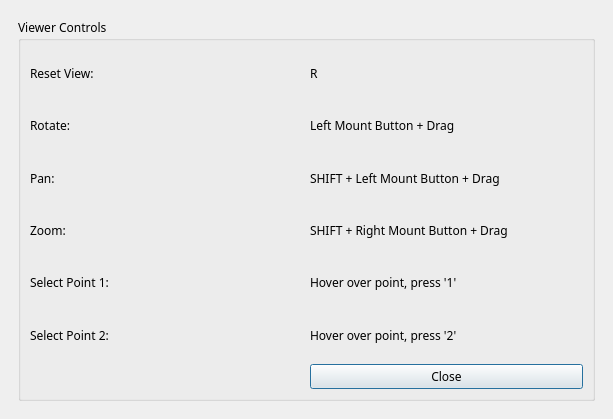
<?xml version="1.0" encoding="UTF-8"?>
<ui version="4.0">
 <class>KeyboardShortcuts</class>
 <widget class="QDialog" name="KeyboardShortcuts">
  <property name="enabled">
   <bool>true</bool>
  </property>
  <property name="geometry">
   <rect>
    <x>0</x>
    <y>0</y>
    <width>613</width>
    <height>419</height>
   </rect>
  </property>
  <property name="sizePolicy">
   <sizepolicy hsizetype="Preferred" vsizetype="Preferred">
    <horstretch>0</horstretch>
    <verstretch>0</verstretch>
   </sizepolicy>
  </property>
  <property name="minimumSize">
   <size>
    <width>0</width>
    <height>0</height>
   </size>
  </property>
  <property name="font">
   <font>
    <family>Lucida Sans</family>
   </font>
  </property>
  <property name="windowTitle">
   <string/>
  </property>
  <property name="styleSheet">
   <string notr="true"/>
  </property>
  <property name="sizeGripEnabled">
   <bool>false</bool>
  </property>
  <property name="modal">
   <bool>true</bool>
  </property>
  <layout class="QHBoxLayout" name="horizontalLayout_6">
   <property name="spacing">
    <number>6</number>
   </property>
   <property name="leftMargin">
    <number>6</number>
   </property>
   <property name="topMargin">
    <number>6</number>
   </property>
   <property name="rightMargin">
    <number>6</number>
   </property>
   <property name="bottomMargin">
    <number>6</number>
   </property>
   <item>
    <widget class="QWidget" name="base_" native="true">
     <layout class="QHBoxLayout" name="horizontalLayout_7">
      <property name="spacing">
       <number>0</number>
      </property>
      <property name="leftMargin">
       <number>2</number>
      </property>
      <property name="topMargin">
       <number>2</number>
      </property>
      <property name="rightMargin">
       <number>2</number>
      </property>
      <property name="bottomMargin">
       <number>2</number>
      </property>
      <item>
       <widget class="QWidget" name="image_widget_" native="true">
        <layout class="QGridLayout" name="gridLayout_2">
         <property name="leftMargin">
          <number>1</number>
         </property>
         <property name="topMargin">
          <number>1</number>
         </property>
         <property name="rightMargin">
          <number>1</number>
         </property>
         <property name="bottomMargin">
          <number>1</number>
         </property>
         <item row="0" column="0">
          <widget class="QWidget" name="widget_2" native="true">
           <property name="minimumSize">
            <size>
             <width>350</width>
             <height>400</height>
            </size>
           </property>
           <layout class="QGridLayout" name="gridLayout">
            <item row="0" column="0" colspan="2">
             <widget class="QGroupBox" name="groupBox">
              <property name="title">
               <string>Viewer Controls</string>
              </property>
              <layout class="QGridLayout" name="gridLayout_3">
               <item row="4" column="1">
                <widget class="QLabel" name="label_10">
                 <property name="text">
                  <string>Hover over point, press '1'</string>
                 </property>
                </widget>
               </item>
               <item row="3" column="1">
                <widget class="QLabel" name="label_8">
                 <property name="text">
                  <string>SHIFT + Right Mount Button + Drag</string>
                 </property>
                </widget>
               </item>
               <item row="6" column="1">
                <widget class="QPushButton" name="close">
                 <property name="text">
                  <string>Close</string>
                 </property>
                </widget>
               </item>
               <item row="4" column="0">
                <widget class="QLabel" name="label_9">
                 <property name="text">
                  <string>Select Point 1:</string>
                 </property>
                </widget>
               </item>
               <item row="1" column="0">
                <widget class="QLabel" name="label_3">
                 <property name="text">
                  <string>Rotate:</string>
                 </property>
                </widget>
               </item>
               <item row="2" column="1">
                <widget class="QLabel" name="label_6">
                 <property name="text">
                  <string>SHIFT + Left Mount Button + Drag</string>
                 </property>
                </widget>
               </item>
               <item row="0" column="0">
                <widget class="QLabel" name="label">
                 <property name="text">
                  <string>Reset View:</string>
                 </property>
                </widget>
               </item>
               <item row="0" column="1">
                <widget class="QLabel" name="label_2">
                 <property name="text">
                  <string>R</string>
                 </property>
                </widget>
               </item>
               <item row="3" column="0">
                <widget class="QLabel" name="label_7">
                 <property name="text">
                  <string>Zoom:</string>
                 </property>
                </widget>
               </item>
               <item row="1" column="1">
                <widget class="QLabel" name="label_4">
                 <property name="text">
                  <string>Left Mount Button + Drag</string>
                 </property>
                </widget>
               </item>
               <item row="2" column="0">
                <widget class="QLabel" name="label_5">
                 <property name="text">
                  <string>Pan:</string>
                 </property>
                </widget>
               </item>
               <item row="5" column="0">
                <widget class="QLabel" name="label_11">
                 <property name="text">
                  <string>Select Point 2:</string>
                 </property>
                </widget>
               </item>
               <item row="5" column="1">
                <widget class="QLabel" name="label_12">
                 <property name="text">
                  <string>Hover over point, press '2'</string>
                 </property>
                </widget>
               </item>
              </layout>
             </widget>
            </item>
           </layout>
          </widget>
         </item>
        </layout>
       </widget>
      </item>
     </layout>
    </widget>
   </item>
  </layout>
 </widget>
 <resources>
  <include location="../Resources/ShapeWorksStudio.qrc"/>
 </resources>
 <connections/>
</ui>
